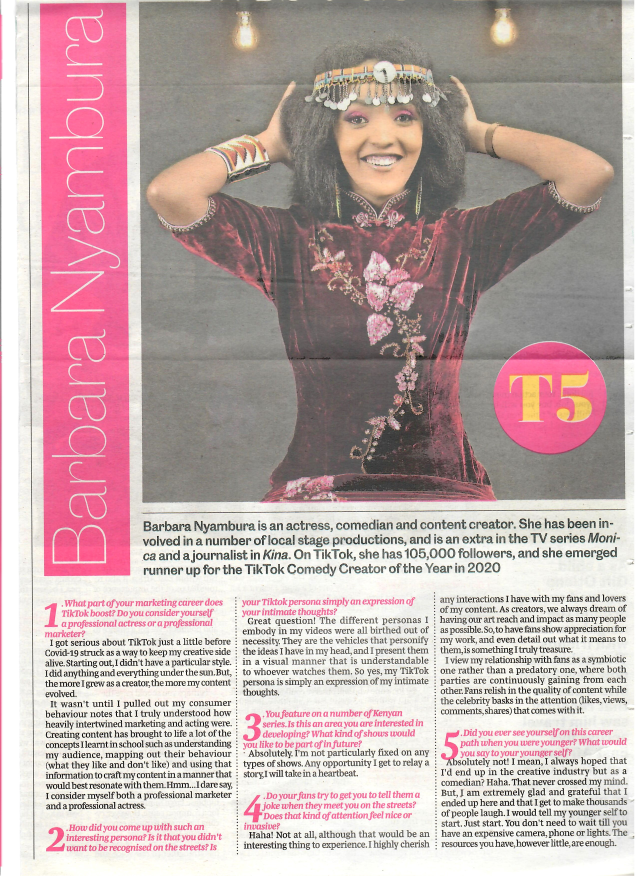
#> input picture book/kenyans-in-print/kip-images/17_12_2021_Nation_MyNetWork_pg9.jpg, 2544 x 3504 px (shown at 1/4 size)
$ jupyter execute --allow-errors kip-pg1.ipynb   (shell and % lines are left out)
#> lines starting #> are read from the running program, lines starting #| are printed output that depends on the picture; after the words box and inside, x2 and y2 are one past the last pixel; in counts of white or black regions, pixels touching at a corner belong together
# Image block segmentation: Part I

There are subcomponents in each print image, and the first task is to pick them out based on height.

## I) Image importation

Let's assume we want to break up the image below:

[cell 1]
from PIL import Image # Pillow package
import cv2 # Open CV package
import numpy as np # Numpy package
import math
from pythonRLSA import rlsa

[cell 2]
try:
    sample_image_path = "./kip-images/17_12_2021_Nation_MyNetWork_pg9.jpg"
    img = Image.open(sample_image_path)
#> img is the input picture: PIL image 2544x3504 RGB; mean R, G, B 191.2, 169.6, 169.6
except:
    sample_image_path = "/home/jovyan/book/kenyans-in-print/kip-images/17_12_2021_Nation_MyNetWork_pg9.jpg"
    img = Image.open(sample_image_path)


width, height = img.size
#> width = 2544; height = 3504
display(img.resize(
    (int(width*0.2),int(height*0.2))
    ))

How can we "read" the article above in a programmatic way?

We would need to isolate various elements in the photo like the title and captions, which are larger than the body text.

Luckily, with AI and OCR technologies, we can do just that.

<br>

## II) Use of the height heuristics approach

Distinguishing between content elements vertically has 3 key steps:

* Convert image to grayscale image, then binary image
* Find contours based on binary grayscale
* Use height heuristics to get indivisual regions in the image taller than others.

### Round One

👇🏾 Reading the image

[cell 3]
image = cv2.imread(sample_image_path)

👇🏾 Converting the image to grayscale

[cell 4]
gray = cv2.cvtColor(image, cv2.COLOR_BGR2GRAY)
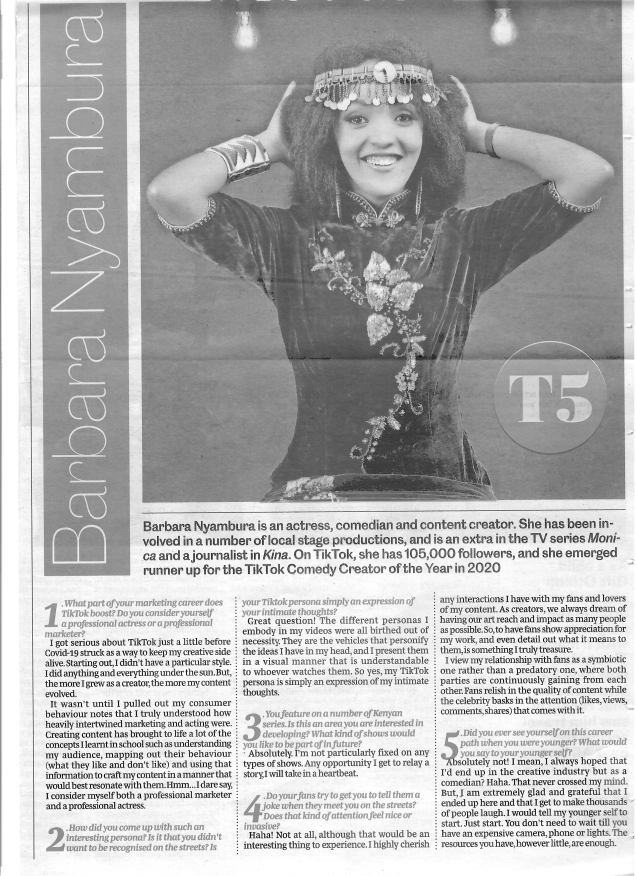
#> gray: shape (3504, 2544) (shown at 1/4 size); min 0, max 255, mean 176.1

👇🏾 Converting the image to binary

[cell 5]
(thresh, binary) = cv2.threshold(gray, 150, 255, cv2.THRESH_BINARY |
                                 cv2.THRESH_OTSU)
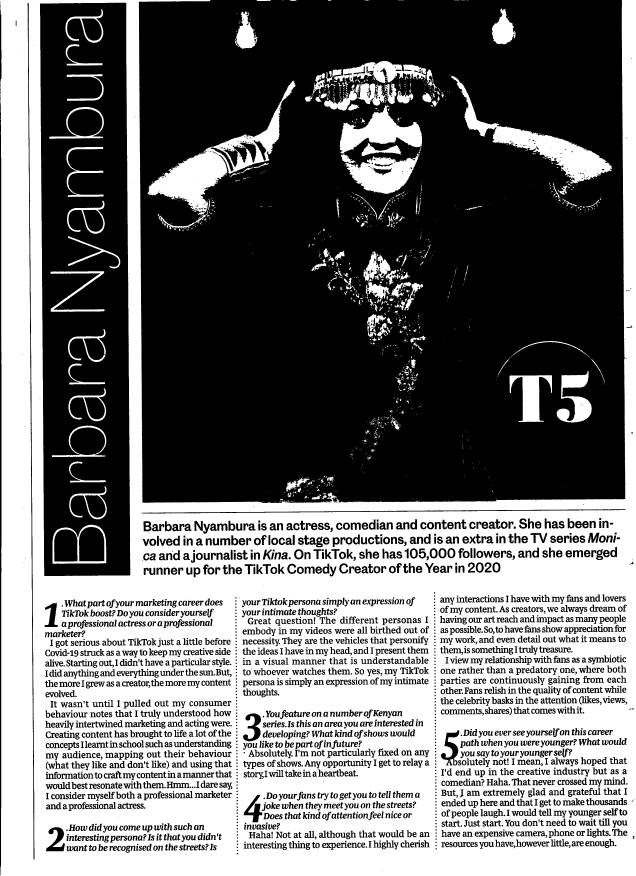
#> binary: shape (3504, 2544) (shown at 1/4 size); 44.3% white; 2764 white regions (1447 under 20 px)
#> thresh = 182

im_pil = Image.fromarray(binary)

display(im_pil.resize(
    (int(width*0.2),int(height*0.2))
    ))

👇🏾 Identify contours and put bounding boxes around each letter or symbol

[cell 6]
(contours, _) = cv2.findContours(~binary,cv2.RETR_EXTERNAL,cv2.CHAIN_APPROX_SIMPLE)
#> contours = 2729 contours, 432 with area under 20; largest, box (x1, y1, x2, y2) and area: (555, 0, 2507, 2013) 3866036, (159, 11, 521, 2304) 785542, (0, 379, 6, 3503) 12573, (110, 12, 138, 3438) 8044, (570, 2037, 2502, 2054) 4439

for contour in contours:
    """
    draw a rectangle around those contours on main image
    """
    [x,y,w,h] = cv2.boundingRect(contour)
    cv2.rectangle(image, (x,y), (x+w,y+h), (0, 255, 0), 1)
#> this loop made 2729 passes
#> (x, y, w, h) on passes 3 to 5: (947, 3412, 6, 6), (947, 3400, 5, 4), (822, 3396, 5, 6)
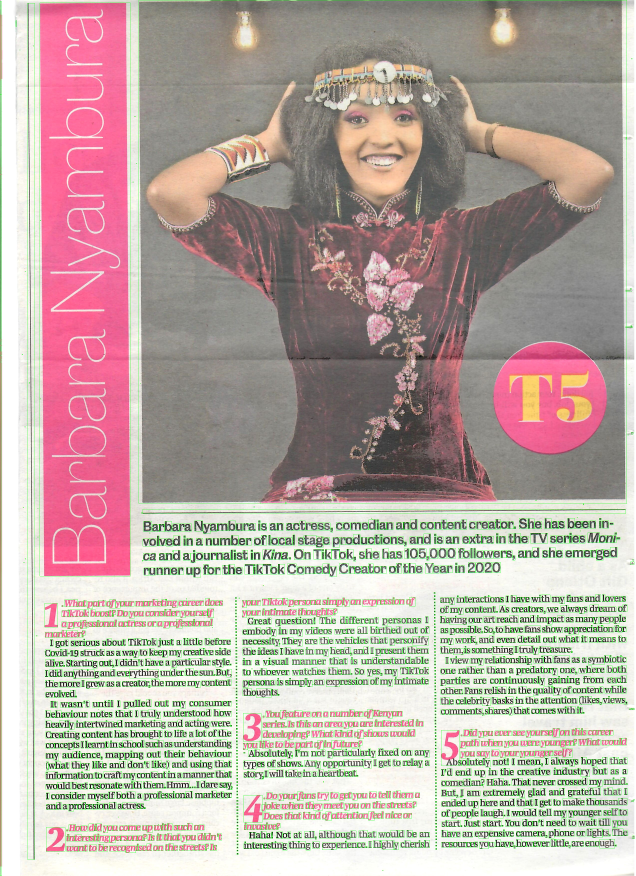
#> image: shape (3504, 2544, 3) (shown at 1/4 size); mean B, G, R 164, 170.6, 185.3

[cell 7]
image = cv2.cvtColor(image, cv2.COLOR_BGR2RGB)
im_pil = Image.fromarray(image)

# CODE CHECK CELL
display(im_pil.resize(
    (int(width*0.2),int(height*0.2))
    ))
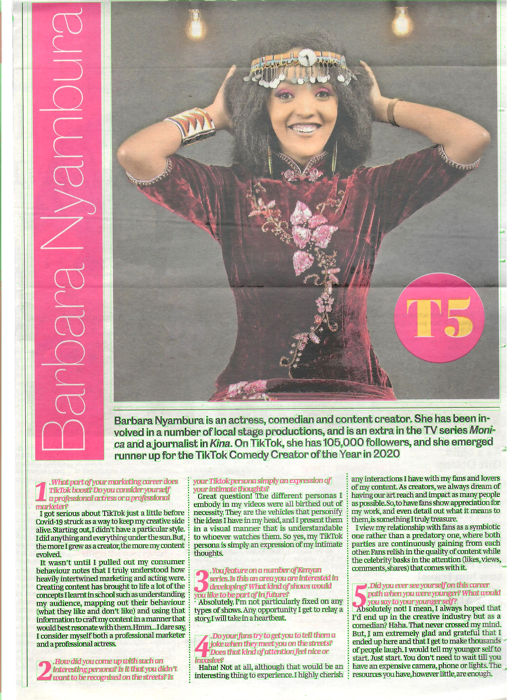
#> shown: PIL image 508x700 RGB; mean R, G, B 185.3, 170.6, 164

👇🏾 Create the mask (a silhouette of the image, just an outline with no detail)

[cell 8]
mask = np.ones(image.shape[:2], dtype="uint8") * 255 # create blank image of same dimension of the original image

heights = [cv2.boundingRect(contour)[3] for contour in contours] # collecting heights of each contour
#> heights = 2729 values, max 3426 at index 2725, min 1 at index 0, mean 24.97

avgheight = sum(heights)/len(heights) # average height
#> avgheight = 24.97

# finding the larger contours
# Applying Height heuristic
for c in contours:
    [x,y,w,h] = cv2.boundingRect(c)
    if h > 2*avgheight:
        cv2.drawContours(mask, [c], -1, 0, -1)
#> this loop made 2729 passes
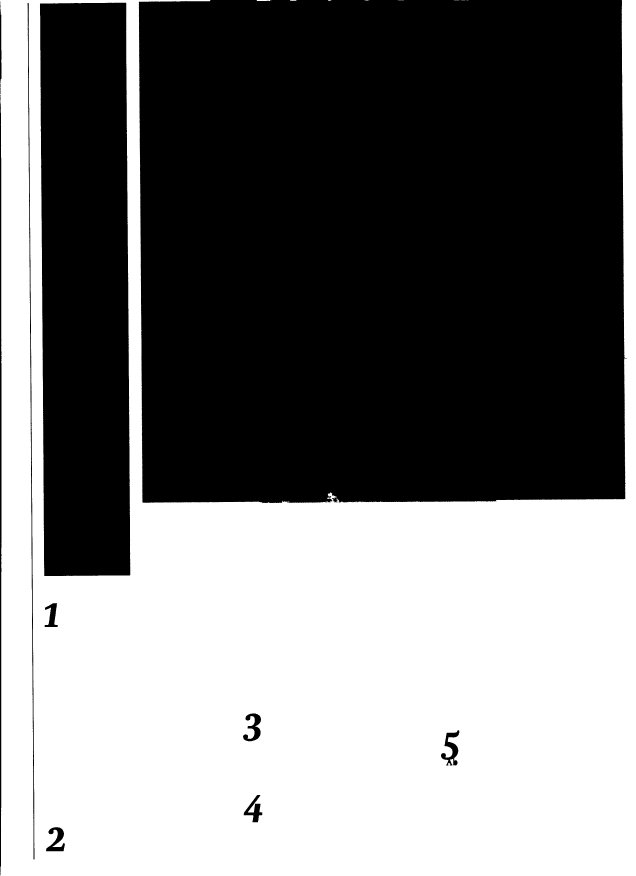
#> mask: shape (3504, 2544) (shown at 1/4 size); 47.2% white; 13 white regions (6 under 20 px)

[cell 9]
im_pil = Image.fromarray(mask)

# CODE CHECK CELL
display(im_pil.resize(
    (int(width*0.2),int(height*0.2))
    ))
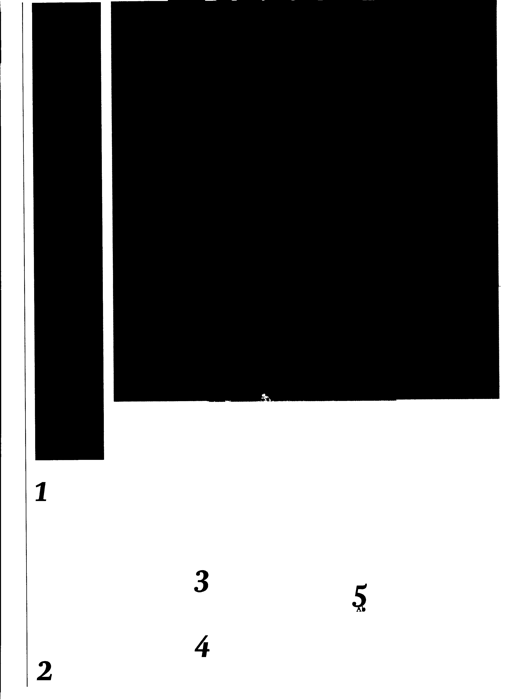
#> shown: PIL image 508x700 L; min 0, max 255, mean 120.4

👇🏾 Use height heuristics to separate the tallest item in the image (the "title" according to the computer) from the second-tallest item in the image (the "content" according to the computer)

[cell 10]
x, y = mask.shape
#> x = 3504; y = 2544

value = max(math.ceil(x/100),math.ceil(y/100))+20 #heuristic
#> value = 56
#> (the rest of this cell did not finish here and is left out)

[cell 11]
(contours, _) = cv2.findContours(~mask,cv2.RETR_EXTERNAL,cv2.CHAIN_APPROX_SIMPLE) # find contours
#> contours = 10 contours; largest, box (x1, y1, x2, y2) and area: (555, 0, 2507, 2013) 3866036, (159, 11, 521, 2304) 785542, (0, 379, 6, 3503) 12573, (110, 12, 138, 3438) 8044, (1764, 2921, 1837, 3062) 3848

mask2 = np.ones(image.shape, dtype="uint8") * 255 # blank 3 layer image

for contour in contours:
    [x, y, w, h] = cv2.boundingRect(contour)
    if w > 0.60*image.shape[1]: # width heuristic applied
        title = image[y: y+h, x: x+w]
        mask2[y: y+h, x: x+w] = title # copied title contour onto the blank image
        image[y: y+h, x: x+w] = 255 # nullified the title contour on original image
#> this loop made 10 passes
#> (x, y, w, h) on passes 1 to 10: (184, 3309, 76, 96), (975, 3180, 74, 109), (1764, 2921, 73, 141), (972, 2853, 72, 112), (178, 2413, 53, 95), (0, 379, 6, 3124), (110, 12, 28, 3426), (159, 11, 362, 2293), (0, 5, 6, 372), (555, 0, 1952, 2013)
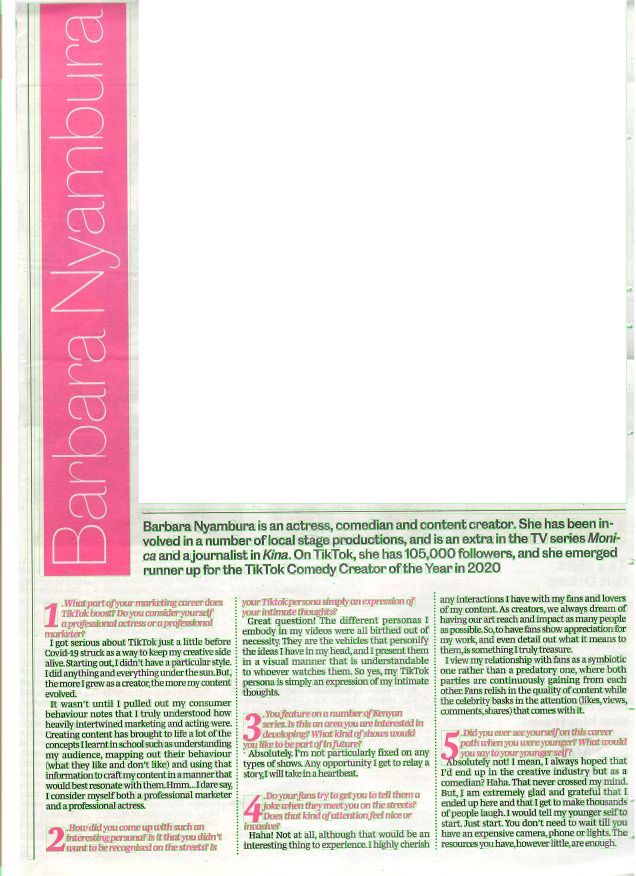
#> image: shape (3504, 2544, 3) (shown at 1/4 size); mean R, G, B 233.4, 225.4, 221.2
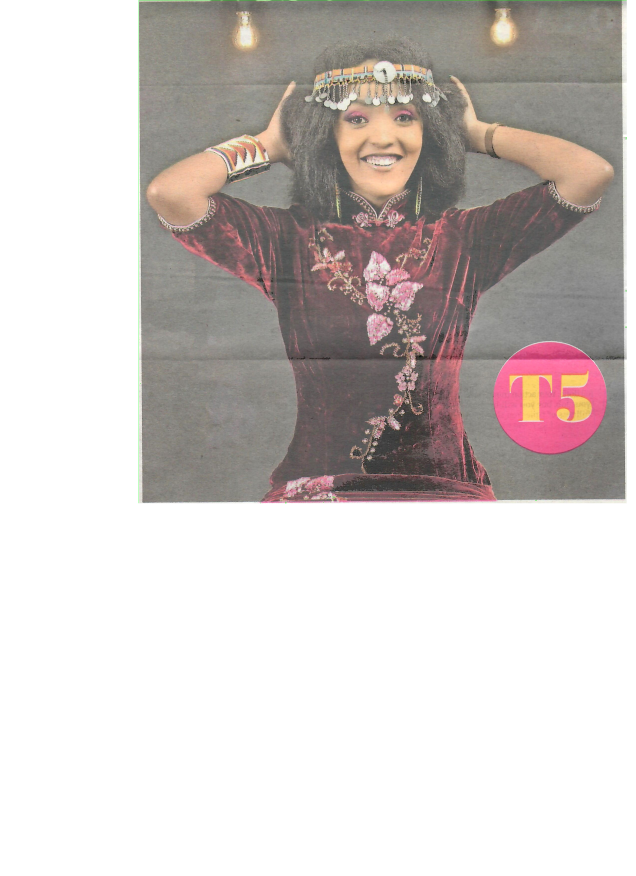
#> mask2: shape (3504, 2544, 3) (shown at 1/4 size); mean R, G, B 206.9, 200.2, 197.8

[cell 12]
title_pil = Image.fromarray(mask2)  # The "title" according to the computer

# CODE CHECK CELL
display(title_pil.resize(
    (int(width*0.2),int(height*0.2))
    ))

[cell 13]
content_pil = Image.fromarray(image)  # The "content" according to the computer

# CODE CHECK CELL
display(content_pil.resize(
    (int(width*0.2),int(height*0.2))
    ))

#### Conclusion: Use of height heuristics is helpful, but not effective on its own in identifying regions of text.

👇🏾 Use identified coordinates to crop out the "title" and "content" sections of the original image

[cell 14]
original = cv2.imread(sample_image_path)
original = cv2.cvtColor(original, cv2.COLOR_BGR2RGB)

[cell 15]
tall_pil = Image.fromarray(original[y: y+h, x: x+w])
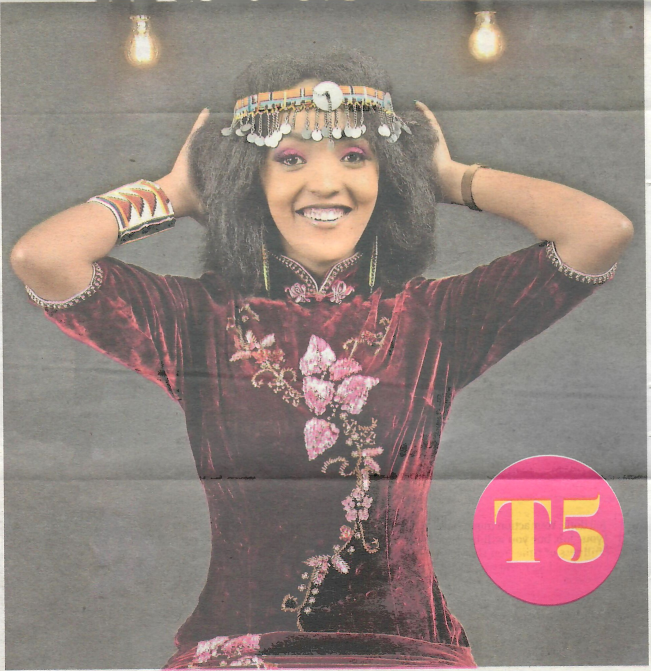
#> tall_pil: PIL image 1952x2013 RGB (shown at 1/3 size); mean R, G, B 146, 130.6, 125.4
display(tall_pil.resize(
    (int(tall_pil.size[0]*0.2),int(tall_pil.size[1]*0.2))
    ))

[cell 16]
original[y: y+h, x: x+w] = 255

content_pil = Image.fromarray(original)

display(content_pil.resize(
    (int(content_pil.size[0]*0.2),int(content_pil.size[1]*0.2))
    ))

[cell 17]
short_pil = Image.fromarray(original[y+h: height, 0: width])

display(short_pil.resize(
    (int(short_pil.size[0]*0.2),int(short_pil.size[1]*0.2))
    ))
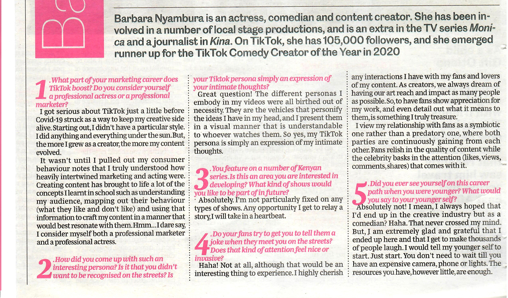
#> shown: PIL image 508x298 RGB; mean R, G, B 221.8, 211.6, 209.6
